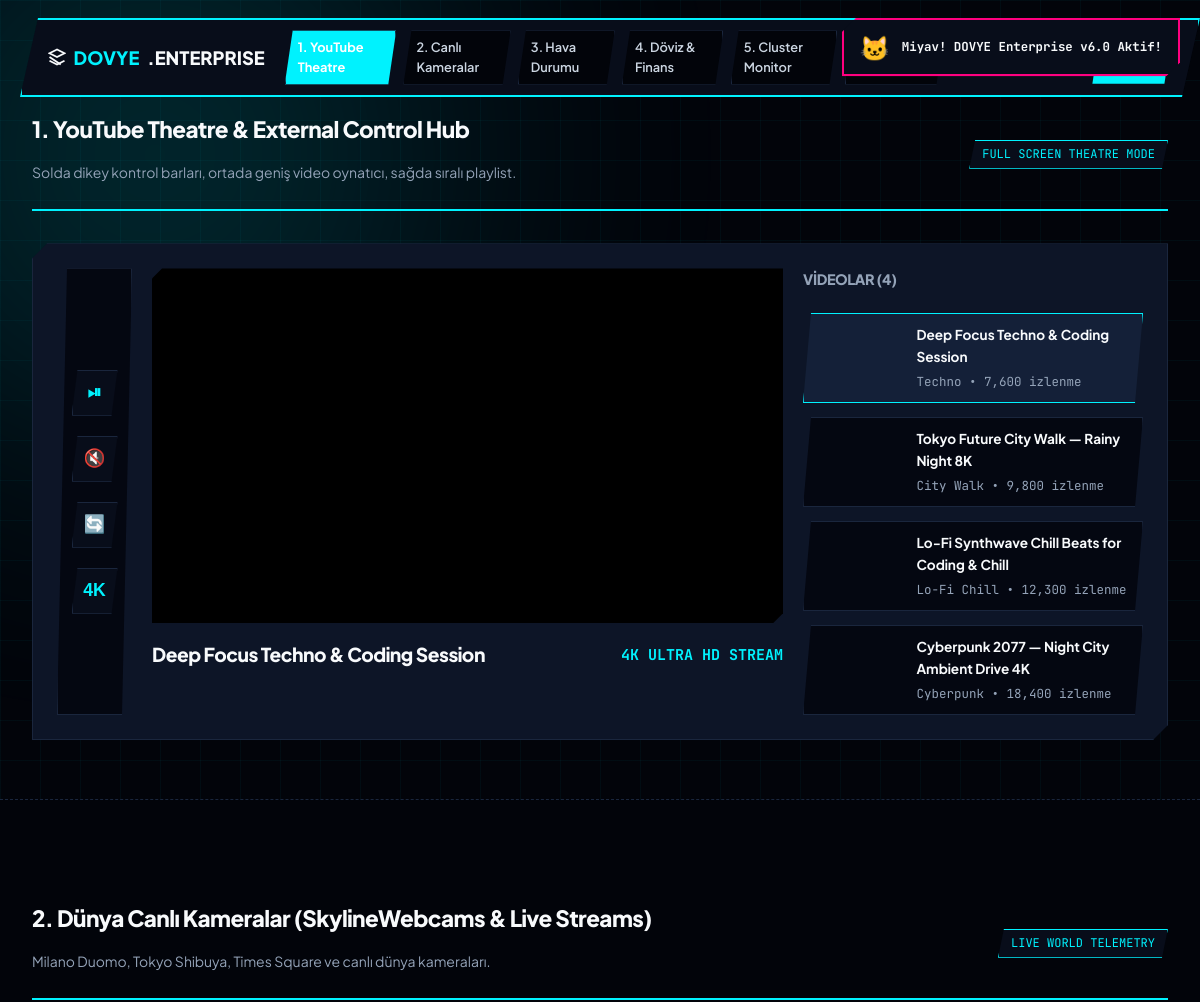
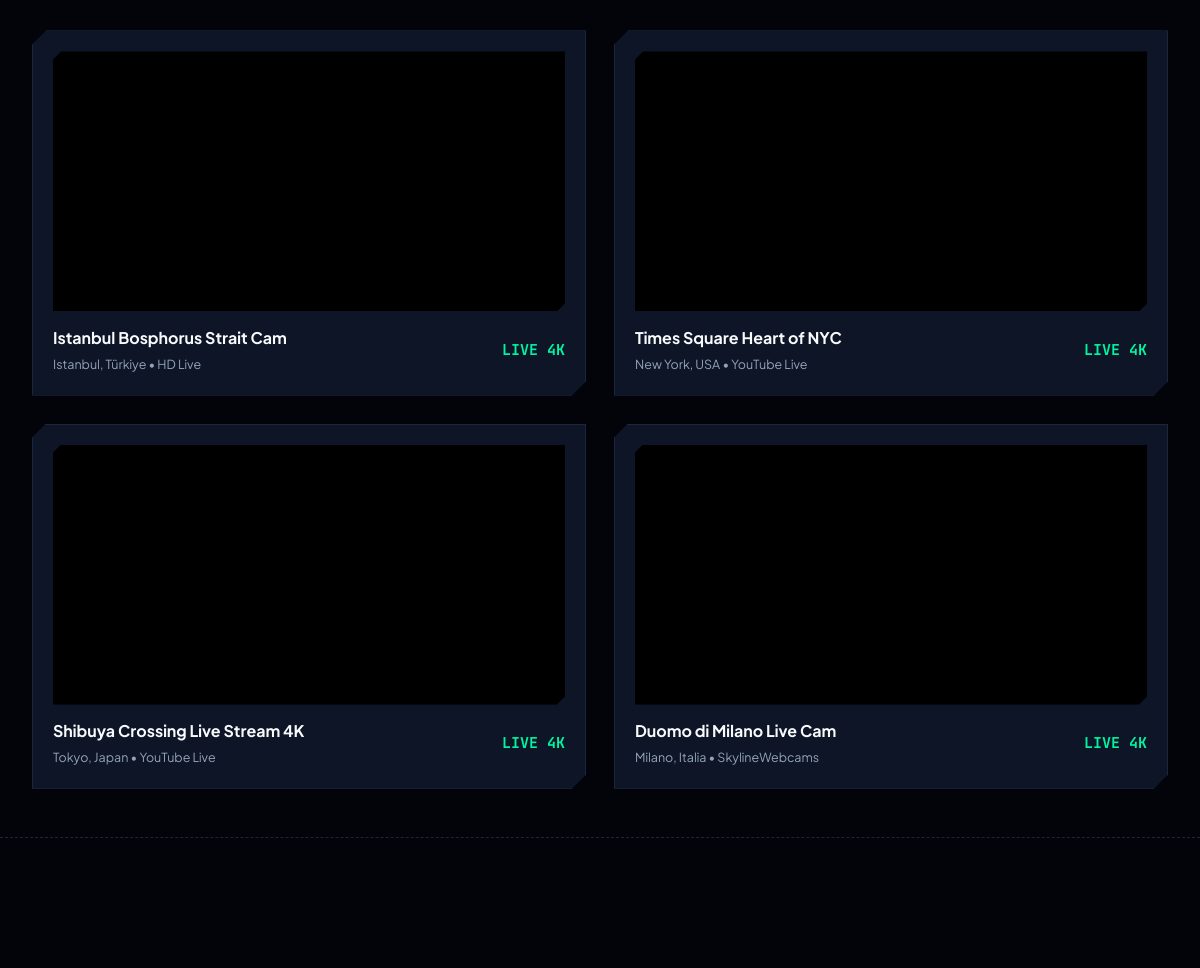
Before: / (upper part) with the older database file (2 pictures, top to bottom).
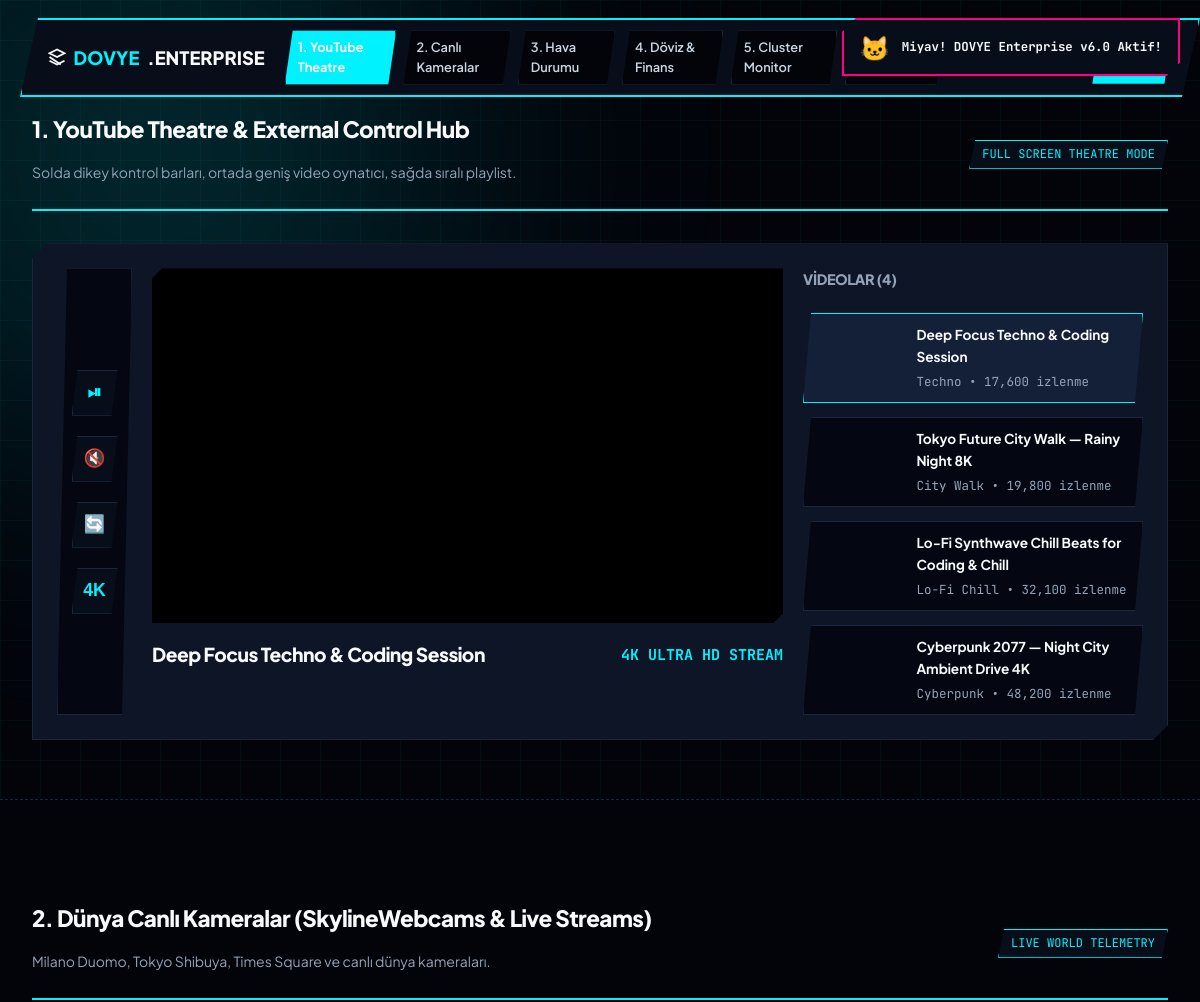
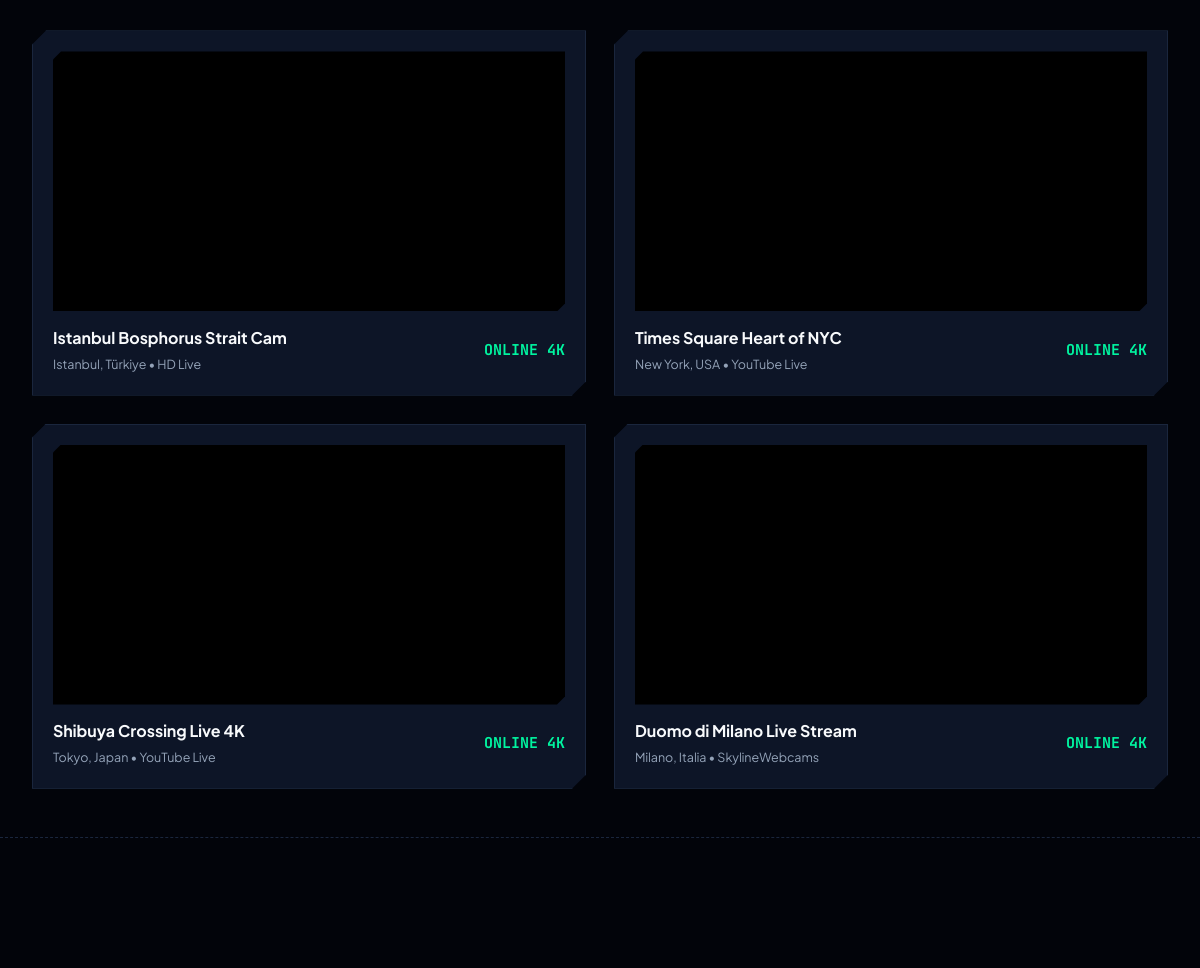
After: the same page with the newer database file (2 pictures, top to bottom).
### tables this page shows
CREATE TABLE IF NOT EXISTS youtube_videos (
  id INT UNSIGNED NOT NULL AUTO_INCREMENT,
  tenant_id INT UNSIGNED NULL,
  title VARCHAR(255) NOT NULL,
  youtube_url VARCHAR(255) NOT NULL,
  video_id VARCHAR(50) NOT NULL,
  category VARCHAR(50) NOT NULL DEFAULT 'Cyberpunk',
  views_count INT UNSIGNED NOT NULL DEFAULT 0,
  like_count INT UNSIGNED NOT NULL DEFAULT 0,
  is_active TINYINT(1) NOT NULL DEFAULT 1,
  created_at TIMESTAMP NOT NULL DEFAULT CURRENT_TIMESTAMP,
  PRIMARY KEY (id)
);

CREATE TABLE IF NOT EXISTS live_cams (
  id INT UNSIGNED NOT NULL AUTO_INCREMENT,
  tenant_id INT UNSIGNED NULL,
  title VARCHAR(255) NOT NULL,
  location VARCHAR(100) NOT NULL,
  embed_url VARCHAR(500) NOT NULL,
  provider VARCHAR(50) NOT NULL DEFAULT 'Skyline / YouTube',
  stream_type VARCHAR(30) NOT NULL DEFAULT 'WEBRTC_HLS',
  status VARCHAR(20) NOT NULL DEFAULT 'ONLINE 4K',
  created_at TIMESTAMP NOT NULL DEFAULT CURRENT_TIMESTAMP,
  PRIMARY KEY (id)
);

### config.php (called while the page is built, shortened)
<?php
function e(?string $value): string
{
    return htmlspecialchars((string) $value, ENT_QUOTES | ENT_SUBSTITUTE, 'UTF-8');
}

### index.php (the view, shortened to what this page needs)
<?php
require __DIR__ . '/config.php';
$pdo = db();
$videos = [];
if ($pdo) {
    try {
        $videos = $pdo->query('SELECT * FROM youtube_videos ORDER BY id DESC')->fetchAll();
    } catch (Throwable $t) {}
}
$liveCams = [];
if ($pdo) {
    try {
        $liveCams = $pdo->query('SELECT * FROM live_cams ORDER BY id DESC')->fetchAll();
    } catch (Throwable $t) {}
}
$firstVideoId = $videos[0]['video_id'] ?? 'Leed38_x0_0';
$firstVideoTitle = $videos[0]['title'] ?? 'Cyberpunk 2077 — Night City Ambient Drive 4K';
?>
<!DOCTYPE html>
<html lang="tr" data-theme="dark">
<head>
    <link rel="stylesheet" href="assets/style.css">
    <link rel="stylesheet" href="style.css">
</head>
<body>
<div class="ambient-orb orb-1"></div>
<nav class="floating-baklava-nav">
    <div class="baklava-brand">
        <svg class="svg-icon" viewBox="0 0 24 24" fill="none" stroke="currentColor" stroke-width="2.5"><polygon points="12 2 2 7 12 12 22 7 12 2"/><polyline points="2 17 12 22 22 17"/><polyline points="2 12 17 22 12"/></svg>
        <span>DOVYE</span>.ENTERPRISE
    </div>
    <div class="baklava-menu">
        <a href="#page-youtube" class="baklava-link active">1. YouTube Theatre</a>
        <a href="#page-cams" class="baklava-link">2. Canlı Kameralar</a>
        <a href="#page-weather" class="baklava-link">3. Hava Durumu</a>
        <a href="#page-currency" class="baklava-link">4. Döviz & Finans</a>
        <a href="#page-hosting" class="baklava-link">5. Cluster Monitor</a>
        <a href="#page-arcade" class="baklava-link">6. Cyber Arcade</a>
        <span class="cmd-badge" onclick="toggleCmdModal()">Ctrl+K</span>
        <button type="button" class="theme-toggle-btn" id="themeToggleBtn">
            <span id="themeBtnText">Tema</span>
        </button>
        <a href="admin.php" class="cyber-btn btn-cyan btn-sm" target="_blank">Admin OS →</a>
    </div>
</nav>
<div class="cyber-cat-widget" id="cyberCatWidget">
    <div class="cat-avatar">🐱</div>
    <div class="cat-speech" id="catSpeechText">Miyav! DOVYE Enterprise v6.0 Aktif!</div>
</div>
<section class="full-page-section" id="page-youtube">
    <div class="section-header-bar">
        <div>
            <h2>1. YouTube Theatre & External Control Hub</h2>
            <p style="color:var(--text-muted); font-size:0.875rem;">Solda dikey kontrol barları, ortada geniş video oynatıcı, sağda sıralı playlist.</p>
        </div>
        <span class="section-tag">FULL SCREEN THEATRE MODE</span>
    </div>
    <div class="custom-theatre-layout">
        <div class="vertical-control-bar">
            <button type="button" class="v-btn" title="Oynat / Durdur" onclick="togglePlayPause()">⏯</button>
            <button type="button" class="v-btn" title="Sesi Kapat / Aç" onclick="toggleMute()">🔇</button>
            <button type="button" class="v-btn" title="Yeniden Başlat" onclick="restartVideo()">🔄</button>
            <button type="button" class="v-btn" title="HD Kalite" onclick="setHD()">4K</button>
        </div>
        <div>
            <div class="video-screen-box">
                <iframe id="mainYoutubeFrame" src="https://www.youtube.com/embed/<?= e($firstVideoId) ?>?enablejsapi=1&autoplay=0" allowfullscreen></iframe>
            </div>
            <div style="display:flex; justify-content:space-between; align-items:center; margin-top:1rem;">
                <h3 id="mainVideoTitle" style="font-size:1.2rem;"><?= e($firstVideoTitle) ?></h3>
                <span style="font-family:'JetBrains Mono',monospace; color:var(--primary-cyan); font-weight:700;">4K ULTRA HD STREAM</span>
            </div>
        </div>
        <div class="playlist-sidebar">
            <h4 style="font-size:0.9rem; margin-bottom:0.5rem; color:var(--text-muted); text-transform:uppercase;">Videolar (<?= count($videos) ?>)</h4>
            <?php foreach ($videos as $idx => $v): ?>
                <div class="playlist-card <?= $idx === 0 ? 'active' : '' ?>" onclick="switchVideo('<?= e($v['video_id']) ?>', '<?= e(addslashes($v['title'])) ?>', this)">
                    <div class="mini-thumb" style="background-image: url('https://img.youtube.com/vi/<?= e($v['video_id']) ?>/mqdefault.jpg');"></div>
                    <div>
                        <div style="font-size:0.85rem; font-weight:700;"><?= e($v['title']) ?></div>
                        <small style="color:var(--text-muted); font-family:'JetBrains Mono',monospace;"><?= e($v['category']) ?> • <?= number_format((int)$v['views_count']) ?> izlenme</small>
                    </div>
                </div>
            <?php endforeach; ?>
        </div>
    </div>
</section>
<section class="full-page-section" id="page-cams">
    <div class="section-header-bar">
        <div>
            <h2>2. Dünya Canlı Kameralar (SkylineWebcams & Live Streams)</h2>
            <p style="color:var(--text-muted); font-size:0.875rem;">Milano Duomo, Tokyo Shibuya, Times Square ve canlı dünya kameraları.</p>
        </div>
        <span class="section-tag">LIVE WORLD TELEMETRY</span>
    </div>
    <div class="cams-full-grid">
        <?php foreach ($liveCams as $cam): ?>
            <div class="cam-box">
                <div class="cam-viewport">
                    <iframe src="<?= e($cam['embed_url']) ?>" allowfullscreen></iframe>
                </div>
                <div style="display:flex; justify-content:space-between; align-items:center;">
                    <div>
                        <strong style="font-size:1rem; display:block;"><?= e($cam['title']) ?></strong>
                        <small style="color:var(--text-muted);"><?= e($cam['location']) ?> • <?= e($cam['provider']) ?></small>
                    </div>
                    <span style="color:var(--accent-emerald); font-weight:700; font-family:'JetBrains Mono',monospace;"><?= e($cam['status']) ?></span>
                </div>
            </div>
        <?php endforeach; ?>
    </div>
</section>
<section class="full-page-section" id="page-weather">
</section>
</body>
</html>

Changed rows visible on the page:
changed youtube_videos "Deep Focus Techno & Coding Session": views_count "7,600" → "17,600"
changed youtube_videos "Tokyo Future City Walk — Rainy Night 8K": views_count "9,800" → "19,800"
changed youtube_videos "Lo-Fi Synthwave Chill Beats for Coding & Chill": views_count "12,300" → "32,100"
changed youtube_videos "Cyberpunk 2077 — Night City Ambient Drive 4K": views_count "18,400" → "48,200"
changed live_cams "Istanbul Bosphorus Strait Cam": status "LIVE 4K" → "ONLINE 4K"
changed live_cams "Times Square Heart of NYC": status "LIVE 4K" → "ONLINE 4K"
changed live_cams "Tokyo, Japan": title "Shibuya Crossing Live Stream 4K" → "Shibuya Crossing Live 4K"; status "LIVE 4K" → "ONLINE 4K"
changed live_cams "Milano, Italia": title "Duomo di Milano Live Cam" → "Duomo di Milano Live Stream"; status "LIVE 4K" → "ONLINE 4K"
